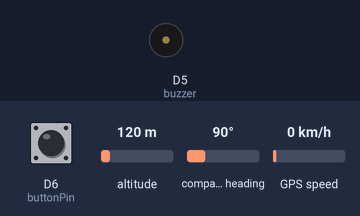
Bench run of a sketch on a simulated ESP8266 (NodeMCU). Shown: buzzer (waves = sounding, pin HIGH). The test bench sets the inputs (shaded band); at power-on: D6 (buttonPin) HIGH, altitude 120 m, compass heading 90°, GPS speed 0 km/h. WiFi joins after 1.5 s; servers stay silent unless stated; network time is answered at once with the bench clock; the local clock reads 2024-03-15 10:24:30 at power-on unless the sketch sets it; the GPS gets a fix after 3 s at 37.7749, -122.4194 with 8 satellites; what the sketch prints to the serial monitor is not drawn.

Above: at 3.6 s.
3.7 s: D6 (buttonPin) pulled LOW for 0.15 s
At 3.86 s:
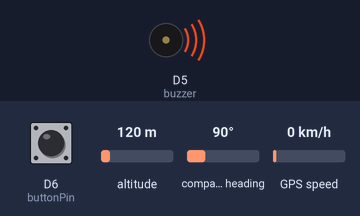
6.1 s: D6 (buttonPin) pulled LOW for 3.2 s
At 6.29 s:
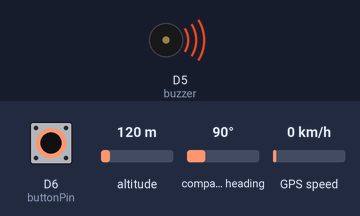
Timing chart, 0 to 11.2 s (numbered marks = the images above; inputs shaded):
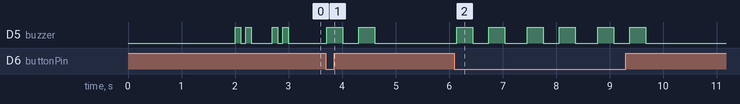

Measured:
- after the input at 3.7 s, D5 (buzzer): alternates HIGH for 0.30 s and LOW for 0.30 s, 4 changes in all, then stays LOW, starting at once
- after the input at 6.1 s, D5 (buzzer): LOW → HIGH at once, then repeats every 1.3 s: LOW 0.30 s, HIGH 0.30 s, LOW 0.42 s, HIGH 0.30 s, until it stays LOW from 9.7 s

The sketch:

main.ino
```cpp
#include <Arduino.h>
#include <ESP8266WiFi.h>
#include <Firebase_ESP_Client.h>
#include <Wire.h>
#include <NTPClient.h>
#include <WiFiUdp.h>
#include <TinyGPS++.h>
#include <SoftwareSerial.h>

//Pin Configuration
const int buttonPin = D6;
const int  buzzer = D5;

// Provide the token generation process info.
#include <addons/TokenHelper.h>
// Provide the RTDB payload printing info and other helper functions.
#include <addons/RTDBHelper.h>

// Insert your network credentials
#define WIFI_SSID "wifi"
#define WIFI_PASSWORD "pass"

// Insert Firebase project API Key
#define API_KEY "key"

// Insert Authorized Email and Corresponding Password
#define USER_EMAIL "email"
#define USER_PASSWORD "pass"

// Insert RTDB URLefine the RTDB URL
#define DATABASE_URL "firebase_url"

// Define Firebase objects
FirebaseData fbdo;
FirebaseAuth auth;
FirebaseConfig config;

// Variable to save USER UID
String uid;

// Database main path (to be updated in setup with the user UID)
String databasePath;
// Database child nodes
String latitudePath = "/latitude";
String longitudePath = "/longitude";
String gpsDatePath = "/gpsDate";
String gpsTimePath = "/gpsTime";
String timePath = "/timestamp";

// Parent Node (to be updated in every loop)
String parentPath;

FirebaseJson json;

// Define NTP Client to get time
WiFiUDP ntpUDP;
NTPClient timeClient(ntpUDP, "asia.pool.ntp.org", 19800, 60000); //19800 is the UTC+5 in seconds and 60000 is the inteval of update in milliseconds

// Variable to save current epoch time
int timestamp;

// Timer variables (send new readings every three minutes)
unsigned long sendDataPrevMillis = 0;
unsigned long timerDelay = 60000; //10 Minutes

//GPS
TinyGPSPlus gps;
SoftwareSerial SerialGPS(4, 5);

float Latitude , Longitude;
int year , month , date, hour , minute , second;
String DateString , TimeString , LatitudeString , LongitudeString;

// Initialize WiFi
void initWiFi() {
  WiFi.begin(WIFI_SSID, WIFI_PASSWORD);
  Serial.print("Connecting to WiFi ..");
  while (WiFi.status() != WL_CONNECTED) {
    Serial.print('.');
    delay(1000);
  }
  Serial.println(WiFi.localIP());
  Serial.println();
  for (int i = 0; i < 2; i++) {
    digitalWrite(buzzer, HIGH);
    delay(100);
    digitalWrite(buzzer, LOW);
    delay(100);
  }
}

// Function that gets current epoch time
unsigned long getTime() {
  timeClient.update();
  unsigned long now = timeClient.getEpochTime();
  return now;
}

void setup() {
  Serial.begin(115200);
  SerialGPS.begin(9600);

  //WiFiServer server(8888);  // Use port 8888

  pinMode(buzzer, OUTPUT); //declare buzzer as output
  pinMode(buttonPin, INPUT_PULLUP);

  initWiFi();
  timeClient.begin();

  timeClient.setTimeOffset(0);

  // Assign the api key (required)
  config.api_key = API_KEY;

  // Assign the user sign in credentials
  auth.user.email = USER_EMAIL;
  auth.user.password = USER_PASSWORD;

  // Assign the RTDB URL (required)
  config.database_url = DATABASE_URL;

  Firebase.reconnectWiFi(true);
  fbdo.setResponseSize(4096);

  // Assign the callback function for the long running token generation task */
  config.token_status_callback = tokenStatusCallback; //see addons/TokenHelper.h

  // Assign the maximum retry of token generation
  config.max_token_generation_retry = 5;

  // Initialize the library with the Firebase authen and config
  Firebase.begin(&config, &auth);

  // Getting the user UID might take a few seconds
  Serial.println("Getting User UID");
  while ((auth.token.uid) == "") {
    Serial.print('.');
    delay(1000);
  }
  // Print user UID
  uid = auth.token.uid.c_str();
  Serial.print("User UID: ");
  Serial.println(uid);

  // Update database path
  databasePath = "/UsersData/" + uid + "/gps_logs";
}

void loop() {
  checkGPS();

  dataLogFirebase();

  if (digitalRead(buttonPin) == LOW) {
    checkTime();
  }
}

//GPS
void checkGPS() {
  while (SerialGPS.available() > 0)
    if (gps.encode(SerialGPS.read()))
    {
      if (gps.location.isValid())
      {
        Latitude = gps.location.lat();
        LatitudeString = String(Latitude , 6);
        Longitude = gps.location.lng();
        LongitudeString = String(Longitude , 6);
      }

      if (gps.date.isValid())
      {
        DateString = "";
        date = gps.date.day();
        month = gps.date.month();
        year = gps.date.year();

        if (date < 10)
          DateString = '0';
        DateString += String(date);

        DateString += " / ";

        if (month < 10)
          DateString += '0';
        DateString += String(month);
        DateString += " / ";

        if (year < 10)
          DateString += '0';
        DateString += String(year);
      }

      if (gps.time.isValid())
      {
        TimeString = "";
        hour = gps.time.hour() + 5; //adjust UTC
        minute = gps.time.minute();
        second = gps.time.second();

        if (hour < 10)
          TimeString = '0';
        TimeString += String(hour);
        TimeString += " : ";

        if (minute < 10)
          TimeString += '0';
        TimeString += String(minute);
        TimeString += " : ";

        if (second < 10)
          TimeString += '0';
        TimeString += String(second);
      }

    }
  delay(100);
}

//GPS Logging
void dataLogFirebase() {
  //Data Logging to Firebase
  // Send new readings to database
  if (Firebase.ready() && (millis() - sendDataPrevMillis > timerDelay || sendDataPrevMillis == 0)) {
    sendDataPrevMillis = millis();

    //Get current timestamp
    timestamp = getTime();
    Serial.print ("time: ");
    Serial.println (timestamp);

    parentPath = databasePath + "/" + String(timestamp);

    json.set(latitudePath.c_str(), String(LatitudeString));
    json.set(longitudePath.c_str(), String(LongitudeString));
    json.set(gpsDatePath.c_str(), String(DateString));
    json.set(gpsTimePath.c_str(), String(TimeString));
    json.set(timePath, String(timestamp));
    Serial.printf("Logging GPS... %s\n", Firebase.RTDB.setJSON(&fbdo, parentPath.c_str(), &json) ? "ok" : fbdo.errorReason().c_str());

    for (int i = 0; i < 2; i++) {
      digitalWrite(buzzer, HIGH);
      delay(100);
      digitalWrite(buzzer, LOW);
      delay(100);
    }
  }
  digitalWrite(buzzer, LOW);
}

void checkTime() {
  int localTime = timeClient.getHours() + 5;  // 5 is the UTC+5
  Serial.println(localTime);
  if (localTime < 16 && localTime > 4) { //Day
    for (int i = 0; i < 2; i++) {
      digitalWrite(buzzer, HIGH);
      delay(300);
      digitalWrite(buzzer, LOW);
      delay(300);
    }
  }
  else if (localTime > 16 && localTime < 4) { //Night
    for (int i = 0; i < 3; i++) {
      digitalWrite(buzzer, HIGH);
      delay(300);
      digitalWrite(buzzer, LOW);
      delay(300);
    }
  }
  digitalWrite(buzzer, LOW);
}
```
